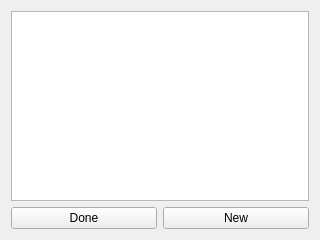
<?xml version="1.0" encoding="UTF-8"?>
<ui version="4.0">
 <class>AlarmForm</class>
 <widget class="QWidget" name="AlarmForm">
  <property name="geometry">
   <rect>
    <x>0</x>
    <y>0</y>
    <width>320</width>
    <height>240</height>
   </rect>
  </property>
  <property name="windowTitle">
   <string>Form</string>
  </property>
  <layout class="QVBoxLayout" name="verticalLayout">
   <item>
    <widget class="QListWidget" name="alarmList">
     <property name="styleSheet">
      <string notr="true">QListWidget::indicator:checked { image: url(:/icons/resources/on.png);}
QListWidget::indicator:unchecked { image: url(:/icons/resources/off.png)}
/*QListWidget::indicator:indeterminate { image: url(indeterminate.png); }*/
QListWidget::indicator { width: 32px; height: 32px; }
QListWidget::text { left-margin: 35px; }</string>
     </property>
    </widget>
   </item>
   <item>
    <layout class="QHBoxLayout" name="horizontalLayout">
     <item>
      <widget class="QPushButton" name="doneButton">
       <property name="text">
        <string>Done</string>
       </property>
      </widget>
     </item>
     <item>
      <widget class="QPushButton" name="newButton">
       <property name="text">
        <string>New</string>
       </property>
      </widget>
     </item>
    </layout>
   </item>
  </layout>
 </widget>
 <resources/>
 <connections/>
</ui>
